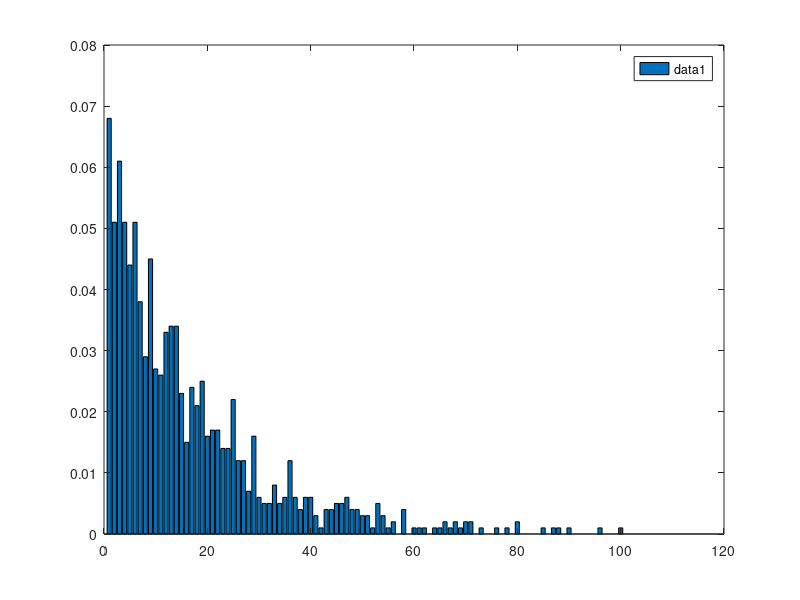

This chart was generated by the following MATLAB code:
% numero de puntosN=1000;% simular una variable aleatoria uniformeX = rand(N,1);%  simular una variable exponencial con el metodo de la transformada inversalambda = 1;Y = (-1/lambda)*log(1-X); % es lo mismo que Y = (-1/lambda)*log(X)h = hist(Y,100);% normalizar el histogramah = h / sum(h);   bar(h);   legend('show');